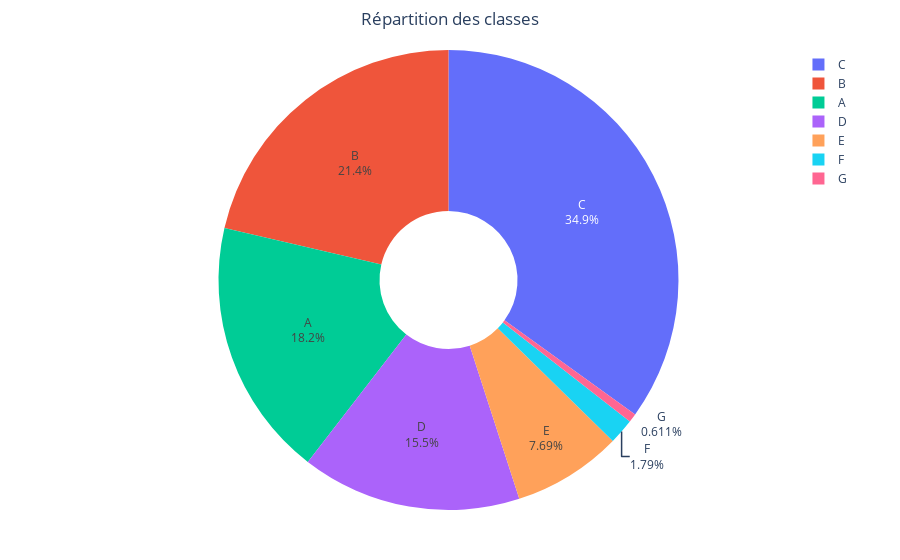

Notebook code for this chart:
### Markdown cell above
# **0. Introduction**

### Code cell
co2.styles.display_info(df)
target = df['Co2Grade']
data = df.drop(columns='Co2Grade')

co2.styles.displayer(data)
co2.styles.displayer(pd.DataFrame(target))

co2.viz.plot_distribution_pie(target, interactive=True, save=True, format='png')

### Figure 1 — Plotly figure (JSON) as saved in the notebook; plotly's stock layout.template omitted (floating-point values rounded to 4 significant figures)
{"data": [{"hole": 0.3, "labels": ["C", "B", "A", "D", "E", "F", "G"], "textinfo": "label+percent", "type": "pie", "values": [1659, 1015, 862, 734, 365, 85, 29]}], "layout": {"autosize": false, "margin": {"b": 50, "l": 50, "r": 50, "t": 50}, "title": {"text": "Répartition des classes ", "x": 0.5}}}
